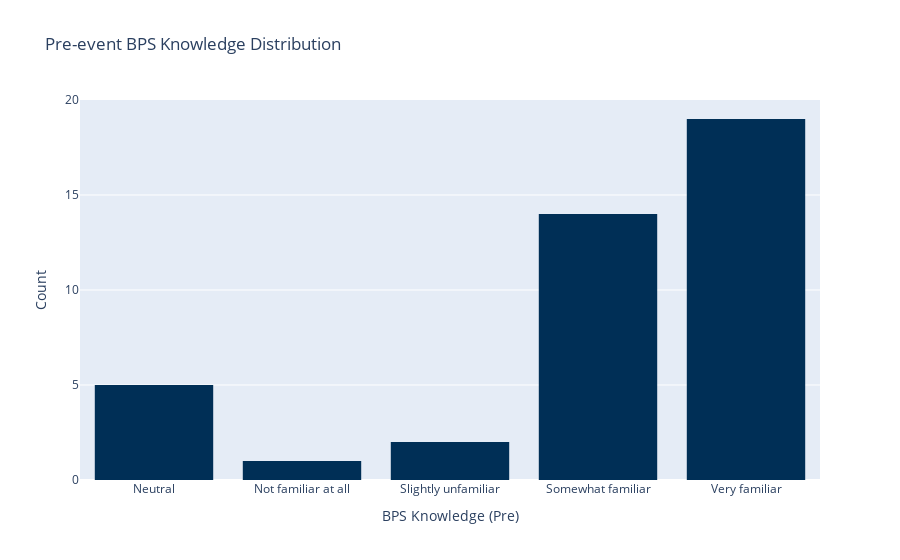
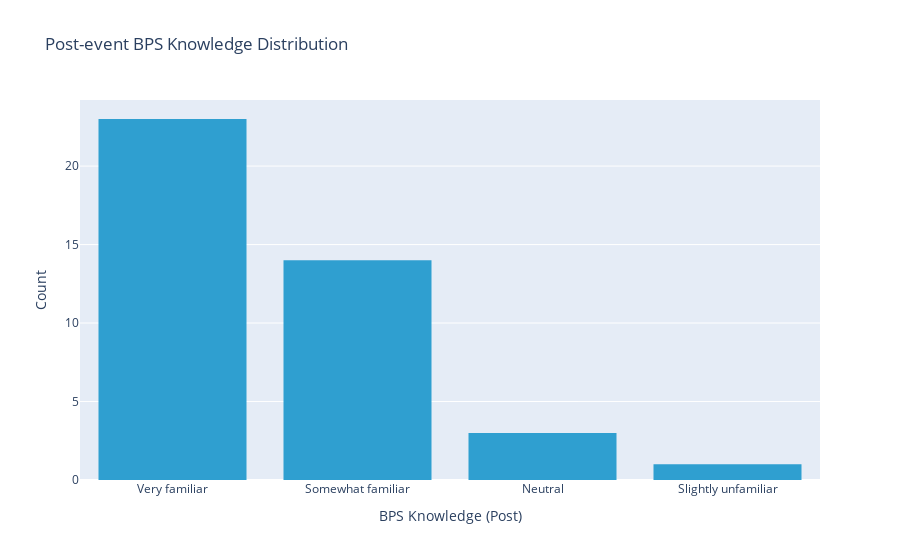

Here is the notebook cell these charts were saved with, in order:
### Code cell
fig1 = px.histogram(
    merged_df,
    x="BPS_knowledge_pre",
    color_discrete_sequence=["#002f56"],  # UB blue
    title="Pre-event BPS Knowledge Distribution"
)
fig1.update_layout(xaxis_title="BPS Knowledge (Pre)", yaxis_title="Count")
fig1.show()

fig2 = px.histogram(
    merged_df,
    x="BPS_knowledge_post",
    color_discrete_sequence=["#2f9fd0"],  # UB teal
    title="Post-event BPS Knowledge Distribution"
)
fig2.update_layout(xaxis_title="BPS Knowledge (Post)", yaxis_title="Count")
fig2.show()

### Figure 1 — Plotly figure (JSON) as saved in the notebook; plotly's stock layout.template omitted (floating-point values rounded to 4 significant figures)
{"data": [{"bingroup": "x", "hovertemplate": "BPS_knowledge_pre=%{x}<br>count=%{y}<extra></extra>", "legendgroup": "", "marker": {"color": "#002f56", "pattern": {"shape": ""}}, "name": "", "orientation": "v", "showlegend": false, "type": "histogram", "x": ["Neutral", "Neutral", "Neutral", "Neutral", "Neutral", "Not familiar at all", "Slightly unfamiliar", "Slightly unfamiliar", "Somewhat familiar", "Somewhat familiar", "Somewhat familiar", "Somewhat familiar", "Somewhat familiar", "Somewhat familiar", "Somewhat familiar", "Somewhat familiar", "Somewhat familiar", "Somewhat familiar", "Somewhat familiar", "Somewhat familiar", "Somewhat familiar", "Somewhat familiar", "Very familiar", "Very familiar", "Very familiar", "Very familiar", "Very familiar", "Very familiar", "Very familiar", "Very familiar", "Very familiar", "Very familiar", "Very familiar", "Very familiar", "Very familiar", "Very familiar", "Very familiar", "Very familiar", "Very familiar", "Very familiar", "Very familiar"], "xaxis": "x", "yaxis": "y"}], "layout": {"barmode": "relative", "legend": {"tracegroupgap": 0}, "title": {"text": "Pre-event BPS Knowledge Distribution"}, "xaxis": {"anchor": "y", "domain": [0, 1], "title": {"text": "BPS Knowledge (Pre)"}}, "yaxis": {"anchor": "x", "domain": [0, 1], "title": {"text": "Count"}}}}

### Figure 2 — Plotly figure (JSON) as saved in the notebook; plotly's stock layout.template omitted (floating-point values rounded to 4 significant figures)
{"data": [{"bingroup": "x", "hovertemplate": "BPS_knowledge_post=%{x}<br>count=%{y}<extra></extra>", "legendgroup": "", "marker": {"color": "#2f9fd0", "pattern": {"shape": ""}}, "name": "", "orientation": "v", "showlegend": false, "type": "histogram", "x": ["Very familiar", "Somewhat familiar", "Very familiar", "Somewhat familiar", "Neutral", "Somewhat familiar", "Neutral", "Slightly unfamiliar", "Very familiar", "Very familiar", "Very familiar", "Very familiar", "Somewhat familiar", "Neutral", "Very familiar", "Somewhat familiar", "Somewhat familiar", "Somewhat familiar", "Somewhat familiar", "Somewhat familiar", "Somewhat familiar", "Very familiar", "Very familiar", "Very familiar", "Very familiar", "Very familiar", "Very familiar", "Somewhat familiar", "Very familiar", "Somewhat familiar", "Very familiar", "Very familiar", "Very familiar", "Very familiar", "Very familiar", "Somewhat familiar", "Very familiar", "Very familiar", "Very familiar", "Somewhat familiar", "Very familiar"], "xaxis": "x", "yaxis": "y"}], "layout": {"barmode": "relative", "legend": {"tracegroupgap": 0}, "title": {"text": "Post-event BPS Knowledge Distribution"}, "xaxis": {"anchor": "y", "domain": [0, 1], "title": {"text": "BPS Knowledge (Post)"}}, "yaxis": {"anchor": "x", "domain": [0, 1], "title": {"text": "Count"}}}}
